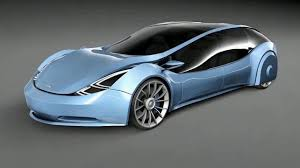
#> input picture images/sample.jpg, 300 x 168 px, found by its file name
$ python day06.py
#> lines starting #> are read from the running program, lines starting #| are printed output that depends on the picture; after the words box and inside, x2 and y2 are one past the last pixel; in counts of white or black regions, pixels touching at a corner belong together
import cv2

# Resmi oku
image = cv2.imread("images/sample.jpg")
#> image is the input picture: shape (168, 300, 3); mean B, G, R 110, 105.2, 96.7

if image is None:
    print("Resim yüklenemedi.")
    exit()

# Kontür genelde direkt renkli resimde bulunmaz,
# önce görüntüyü sadeleştiririz.
gray = cv2.cvtColor(image, cv2.COLOR_BGR2GRAY)
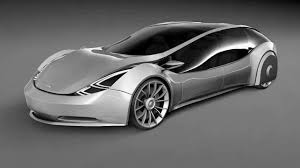
#> gray: shape (168, 300); min 0, max 255, mean 103.2

# Gaussian Blur ile küçük gürültüleri azaltırız.
blur = cv2.GaussianBlur(gray, (5, 5), 0)
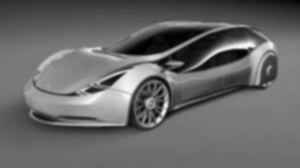
#> blur: shape (168, 300); min 0, max 249, mean 103.2

# Canny ile kenarları tespit ederiz.
edges = cv2.Canny(blur, 100, 200)
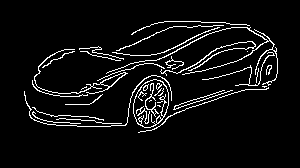
#> edges: shape (168, 300); 6.1% white in thin lines or dots, all inside (x1, y1, x2, y2) = (24, 21, 278, 133)

# Kontür bulma
contours, hierarchy = cv2.findContours(
    edges,
    cv2.RETR_EXTERNAL,
    cv2.CHAIN_APPROX_SIMPLE
)
#> contours = 26 contours, 20 with area under 20; largest, box (x1, y1, x2, y2) and area: (133, 79, 169, 128) 1306, (34, 49, 128, 94) 166, (106, 27, 278, 86) 81, (160, 41, 256, 76) 53, (24, 75, 172, 127) 32, (112, 27, 220, 56) 22

# edges --> kontür bulacağımız siyah beyaz görüntü
# cv2.RETR_EXTERNAL --> sadece dış kontürleri al
# cv2.CHAIN_APPROX_SIMPLE --> gereksiz noktaları azalt

print("Bulunan kontur sayısı:", len(contours))
#| Bulunan kontur sayısı: 26

# Orijinal resmin kopyasını al
contour_image = image.copy()

# Kontürleri tek tek gez
for i, contour in enumerate(contours):

    # Kontürün kapladığı alanı hesaplar
    area = cv2.contourArea(contour)

    # Küçük alanlı kontürler genelde gürültü veya gereksiz detaydır.
    # Bu yüzden sadece alanı 20'den büyük olanları alıyoruz.
    if area > 20:

        # Kontürün çevresini hesaplar
        perimeter = cv2.arcLength(contour, True)

        # Kontürü daha az noktayla yaklaşık olarak ifade eder.
        # Böylece köşe sayısını bulabiliriz. cv2.approxPolyDP() ile yaklaşık köşe sayıları hesaplandı.
        #araba görüntüsü karmaşık olduğu içim koşe sayıları net bir şekil vermedi ama kontür yapısını analiz etmeye yardım etti
        approx = cv2.approxPolyDP(
            contour,
            0.02 * perimeter,
            True
        )

        # Yaklaşık kontürün köşe sayısı
        corner_count = len(approx)

        x, y, w, h = cv2.boundingRect(contour)    #kontürün etrafını saran dikdörtgenin bilgilerini verir

        cv2.rectangle(        #görüntüyü dikdörtgene çizer, mavi dikdörtgen her kontürü tamamen içine alacak şekilde oluşturulan bounding box
            contour_image,
            (x,y),
            (x + w, y + h),
            (255,0,0),
            2
        )

        #yazıyı ekrana yaz
        cv2.putText(
            contour_image,
            f"Kose: {corner_count}",
            (x, y - 10),
            cv2.FONT_HERSHEY_SIMPLEX,
            0.5,
            (0, 0, 255),
            2
            )
        #(x, y-10) --> yazının kutunun biraz üstüne gelmesini sağlar
        #(0,0,255) --> kırmızı  0.5 --> yazı boyutu 2 -->kalınlığı


        print(f"{i+1}. kontur")
        print("Alan:", area)
        print("Cevre:", perimeter)
        print("Kose sayisi:", corner_count)
        print("----------------")

        # Kontürleri çiz
        cv2.drawContours(contour_image, [contour], -1, (0, 255, 0), 2)
#> this loop made 26 passes
#> (area, perimeter, approx, corner_count, x, y, w, h) on passes 22, 24: (53, 399.3, [[255, 44], [160, 71]], 2, 160, 41, 96, 35), (22, 239.7, [[219, 27], [156, 54], [112, 52], [156, 54]], 4, 112, 27, 108, 29)
#> (area, perimeter, corner_count, x, y, w, h) on passes 10, 11, 20, 23: (1305.5, 139.6, 9, 133, 79, 36, 49), (32, 459.9, 8, 24, 75, 148, 52), (166, 430, 10, 34, 49, 94, 45), (81, 827.2, 8, 106, 27, 172, 59)
#> (printed output is left out)
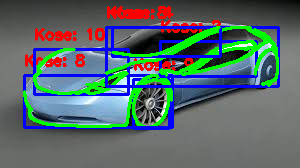
#> contour_image: shape (168, 300, 3); 19.76% of pixels changed, all inside (x1, y1, x2, y2) = (23, 6, 280, 130)

        # -1 --> tüm kontürü çiz
        # (0,255,0) --> yeşil
        # 2 --> çizgi kalınlığı

cv2.imshow("Original", image)
cv2.imshow("Edges", edges)
cv2.imshow("Contours", contour_image)

cv2.waitKey(0)
cv2.destroyAllWindows()

'''Kontürler tespit edildikten sonra cv2.boundingRect() fonksiyonu ile her kontürün
etrafına onu tamamen kapsayan en küçük dikdörtgen çizdirildi. Araba üzerinde cam, far
ve tekerlek gibi farklı bölgeler ayrı kontür olarak algılandığı için birden fazla Bounding Box oluştu.
 Bu yöntem, nesne tespiti ve görüntü işleme uygulamalarında nesnelerin konumunu belirlemek için yaygın olarak kullanılmaktadır.'''

$ run again, with images/face.jpg copied over images/sample.jpg
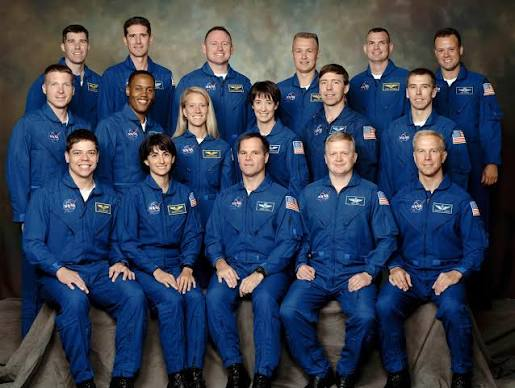
#> input picture images/face.jpg, 515 x 388 px, found by its file name
#> image is the input picture: shape (388, 515, 3); mean B, G, R 83.6, 63.5, 52.6
#> `edges = cv2.Canny(blur, 100, 200)`:
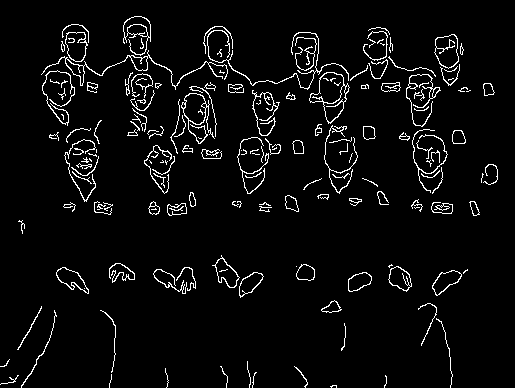
#> edges: shape (388, 515); 4.5% white in thin lines or dots
#> contours = 161 contours, 114 with area under 20; largest, box (x1, y1, x2, y2) and area: (309, 72, 350, 124) 1103, (434, 34, 459, 69) 620, (181, 93, 215, 144) 607, (65, 32, 88, 62) 502, (123, 16, 151, 56) 459
#| Bulunan kontur sayısı: 161
#> the loop `for i, contour in enumerate(contours):` made 161 passes
#> (area, perimeter, approx, corner_count, x, y, w, h) on passes 14 to 15: (27, 187, [[54, 310], [49, 340], [21, 387], [49, 340]], 4, 21, 310, 36, 78), (22.5, 106.5, [[41, 306], [17, 349]], 2, 17, 306, 25, 44)
#> (printed output is left out)
#> after the loop `for i, contour in enumerate(contours):`:
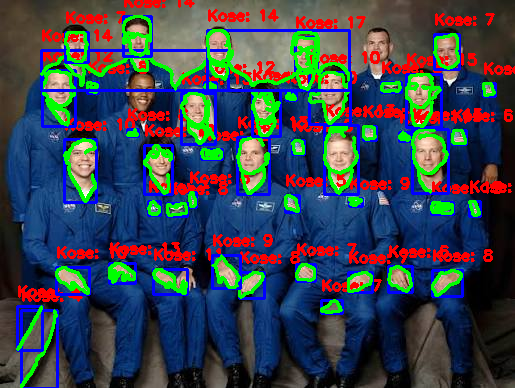
#> contour_image: shape (388, 515, 3); mean B, G, R 78, 67.7, 56
